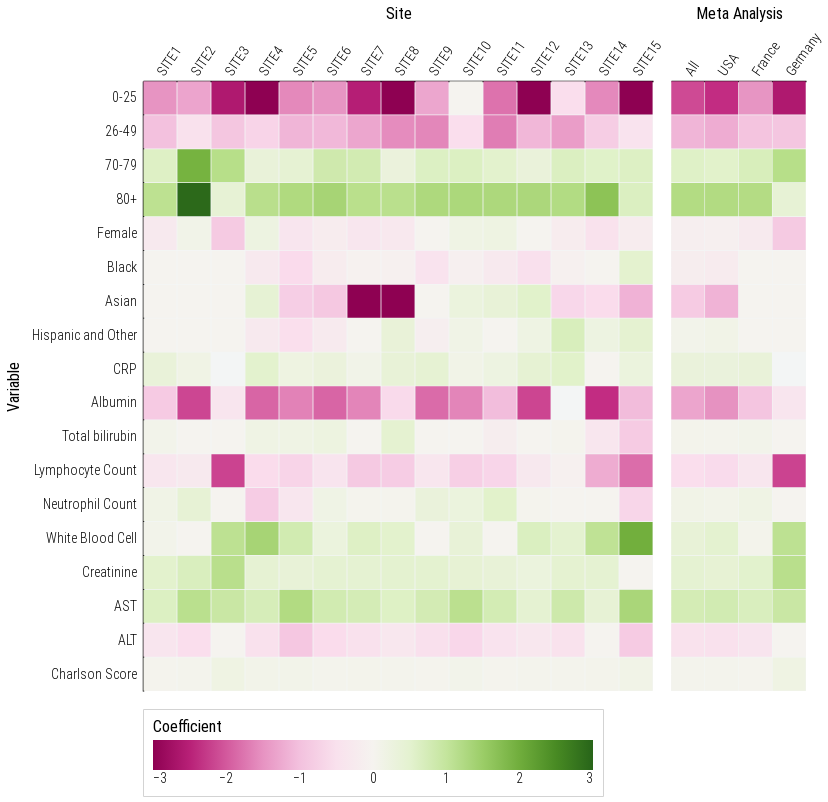

Here is the notebook cell this chart was saved with:
### Code cell
site_sort = ['SITE1', 'SITE2', 'SITE3', 'SITE4', 'SITE5', 'SITE6', 'SITE7', 'SITE8',  'SITE9',    'SITE10', 'SITE11', 'SITE12', 'SITE13','SITE14','SITE15', 'All', 'USA', 'France', 'Germany']
var_sort = [
    '0-25', '26-49', '70-79', '80+', 'Female', 'Black', 'Asian', 'Hispanic and Other', 'Albumin', 'ALT', 'AST', 'Creatinine', 'CRP', 'D-dimer', 'Lymphocyte Count', 'Neutrophil Count', 'Total bilirubin', 'White Blood Cell', 'Charlson Score'
]

def plot(df=None):
    d = df.copy()
    
    # Make sure not to draw black colors.
    d.beta = d.beta.apply(lambda x: 3 if x > 3 else -3 if x < -3 else x)
    
    plot = alt.Chart(
        d[d['meta'] == False]
    ).mark_square(
        opacity=1
    ).encode(
        y=alt.Y("variable:N", title='Variable', axis=alt.Axis(labelAngle=0, domain=True, orient='left'), scale=alt.Scale(), sort=unique_vars),
        x=alt.X("siteid:N", title='Site', axis=alt.Axis(labelAngle=-55, domain=True, orient='top', titleY=-60), scale=alt.Scale(), sort=site_sort),
        size=alt.value(1100),
        color=alt.Color("beta:Q", title='Coefficient', scale=alt.Scale(scheme='pinkyellowgreen', domain=[-3, 3]), legend=alt.Legend(direction='horizontal', gradientLength=440, gradientThickness=30)),
    ).properties(
        width=510,
        height=610
    )
    
    plot2 = alt.Chart(
        d[d['meta'] == True]
    ).mark_square(
        opacity=1
    ).encode(
        y=alt.Y("variable:N", title=None, axis=alt.Axis(labelAngle=0, domain=False, orient='left', labels=False), scale=alt.Scale(), sort=unique_vars),
        x=alt.X("siteid:N", title='Meta Analysis', axis=alt.Axis(labelAngle=-55, domain=True, orient='top', titleY=-60), scale=alt.Scale(), sort=site_sort),
        size=alt.value(1100),
        color=alt.Color("beta:Q", title='Coefficient', scale=alt.Scale(scheme='pinkyellowgreen', domain=[-3, 3]), legend=alt.Legend(direction='horizontal', gradientLength=440, gradientThickness=30)),
    ).properties(
        width=135,
        height=610
    )
    
    return (plot | plot2)

res = plot(df)

res = apply_theme(
    res,
    axis_y_title_font_size=16,
    title_anchor='start',
    legend_orient='bottom',
    legend_title_orient='top',
    axis_label_font_size=14,
    header_label_font_size=16,
    subtitle_font_size=18,
#     legend_stroke_color='white'
)

res
# save(res,join("..", "result", "R1-beta-matrix.png"), scalefactor=8.0)

### Figure 1 — Vega-Lite specification as saved in the notebook (floating-point values rounded to 4 significant figures; data arrays with more than 128 entries replaced by an {"elided": "..."} marker saying what was removed)
{"config": {"view": {"continuousWidth": 400, "continuousHeight": 300, "fill": "#F3F5F5", "strokeWidth": 0}, "axis": {"domainColor": "black", "domainWidth": 1.5, "labelFontSize": 14, "labelFontWeight": 300, "labelLimit": 1000, "tickColor": "white", "titleFontSize": 16, "titleFontWeight": 400, "titlePadding": 10}, "axisX": {"labelAngle": 0}, "axisY": {"domain": false, "titleFontSize": 16}, "concat": {"spacing": 0}, "font": "Roboto Condensed", "header": {"labelFontSize": 16, "labelOrient": "bottom", "titleFontSize": 16, "titleFontWeight": "bold"}, "legend": {"cornerRadius": 0, "direction": "horizontal", "fillColor": "white", "gradientLength": 50, "labelFontSize": 14, "labelFontWeight": 300, "orient": "bottom", "padding": 10, "strokeColor": "lightgray", "symbolStrokeWidth": 2, "titleFontSize": 16, "titleFontWeight": 400, "titleOrient": "top"}, "point": {"size": 70}, "title": {"align": "left", "anchor": "start", "dy": -10, "fontSize": 22, "fontWeight": 500, "subtitleFontSize": 18, "subtitlePadding": 5}}, "hconcat": [{"data": {"name": "data-5c11347980255fc0d9e3ef201347f215"}, "mark": {"type": "square", "opacity": 1}, "encoding": {"color": {"type": "quantitative", "field": "beta", "legend": {"direction": "horizontal", "gradientLength": 440, "gradientThickness": 30}, "scale": {"domain": [-3, 3], "scheme": "pinkyellowgreen"}, "title": "Coefficient"}, "size": {"value": 1100}, "x": {"type": "nominal", "axis": {"domain": true, "labelAngle": -55, "orient": "top", "titleY": -60}, "field": "siteid", "scale": {}, "sort": ["SITE1", "SITE2", "SITE3", "SITE4", "SITE5", "SITE6", "SITE7", "SITE8", "SITE9", "SITE10", "SITE11", "SITE12", "SITE13", "SITE14", "SITE15", "All", "USA", "France", "Germany"], "title": "Site"}, "y": {"type": "nominal", "axis": {"domain": true, "labelAngle": 0, "orient": "left"}, "field": "variable", "scale": {}, "sort": ["0-25", "26-49", "70-79", "80+", "Female", "Black", "Asian", "Hispanic and Other", "CRP", "Albumin", "Total bilirubin", "Lymphocyte Count", "Neutrophil Count", "White Blood Cell", "Creatinine", "AST", "ALT", "Charlson Score"], "title": "Variable"}}, "height": 610, "width": 510}, {"data": {"name": "data-5efbe955fbaee676a1edb5948eba8f60"}, "mark": {"type": "square", "opacity": 1}, "encoding": {"color": {"type": "quantitative", "field": "beta", "legend": {"direction": "horizontal", "gradientLength": 440, "gradientThickness": 30}, "scale": {"domain": [-3, 3], "scheme": "pinkyellowgreen"}, "title": "Coefficient"}, "size": {"value": 1100}, "x": {"type": "nominal", "axis": {"domain": true, "labelAngle": -55, "orient": "top", "titleY": -60}, "field": "siteid", "scale": {}, "sort": ["SITE1", "SITE2", "SITE3", "SITE4", "SITE5", "SITE6", "SITE7", "SITE8", "SITE9", "SITE10", "SITE11", "SITE12", "SITE13", "SITE14", "SITE15", "All", "USA", "France", "Germany"], "title": "Meta Analysis"}, "y": {"type": "nominal", "axis": {"domain": false, "labelAngle": 0, "labels": false, "orient": "left"}, "field": "variable", "scale": {}, "sort": ["0-25", "26-49", "70-79", "80+", "Female", "Black", "Asian", "Hispanic and Other", "CRP", "Albumin", "Total bilirubin", "Lymphocyte Count", "Neutrophil Count", "White Blood Cell", "Creatinine", "AST", "ALT", "Charlson Score"], "title": null}}, "height": 610, "width": 135}], "$schema": "https://vega.github.io/schema/vega-lite/v4.8.1.json", "datasets": {"data-5c11347980255fc0d9e3ef201347f215": {"elided": "268 records"}, "data-5efbe955fbaee676a1edb5948eba8f60": [{"siteid": "All", "variable": "0-25", "beta": -2.115, "meta": true}, {"siteid": "USA", "variable": "0-25", "beta": -2.352, "meta": true}, {"siteid": "France", "variable": "0-25", "beta": -1.478, "meta": true}, {"siteid": "Germany", "variable": "0-25", "beta": -2.604, "meta": true}, {"siteid": "All", "variable": "26-49", "beta": -1.176, "meta": true}, {"siteid": "USA", "variable": "26-49", "beta": -1.261, "meta": true}, {"siteid": "France", "variable": "26-49", "beta": -0.9616, "meta": true}, {"siteid": "Germany", "variable": "26-49", "beta": -0.9339, "meta": true}, {"siteid": "All", "variable": "70-79", "beta": 0.624, "meta": true}, {"siteid": "USA", "variable": "70-79", "beta": 0.5765, "meta": true}, {"siteid": "France", "variable": "70-79", "beta": 0.7312, "meta": true}, {"siteid": "Germany", "variable": "70-79", "beta": 1.183, "meta": true}, {"siteid": "All", "variable": "80+", "beta": 1.235, "meta": true}, {"siteid": "USA", "variable": "80+", "beta": 1.248, "meta": true}, {"siteid": "France", "variable": "80+", "beta": 1.228, "meta": true}, {"siteid": "Germany", "variable": "80+", "beta": 0.4262, "meta": true}, {"siteid": "All", "variable": "Female", "beta": -0.1485, "meta": true}, {"siteid": "USA", "variable": "Female", "beta": -0.09866, "meta": true}, {"siteid": "France", "variable": "Female", "beta": -0.2564, "meta": true}, {"siteid": "Germany", "variable": "Female", "beta": -0.8767, "meta": true}, {"siteid": "All", "variable": "Black", "beta": -0.1509, "meta": true}, {"siteid": "USA", "variable": "Black", "beta": -0.2102, "meta": true}, {"siteid": "France", "variable": "Black", "beta": 0.0, "meta": true}, {"siteid": "Germany", "variable": "Black", "beta": 0.0, "meta": true}, {"siteid": "All", "variable": "Asian", "beta": -0.8606, "meta": true}, {"siteid": "USA", "variable": "Asian", "beta": -1.199, "meta": true}, {"siteid": "France", "variable": "Asian", "beta": 0.0, "meta": true}, {"siteid": "Germany", "variable": "Asian", "beta": 0.0, "meta": true}, {"siteid": "All", "variable": "Hispanic and Other", "beta": 0.08749, "meta": true}, {"siteid": "USA", "variable": "Hispanic and Other", "beta": 0.1219, "meta": true}, {"siteid": "France", "variable": "Hispanic and Other", "beta": 0.0, "meta": true}, {"siteid": "Germany", "variable": "Hispanic and Other", "beta": 0.0, "meta": true}, {"siteid": "All", "variable": "CRP", "beta": 0.3245, "meta": true}, {"siteid": "USA", "variable": "CRP", "beta": 0.3152, "meta": true}, {"siteid": "France", "variable": "CRP", "beta": 0.349, "meta": true}, {"siteid": "All", "variable": "Albumin", "beta": -1.329, "meta": true}, {"siteid": "USA", "variable": "Albumin", "beta": -1.503, "meta": true}, {"siteid": "France", "variable": "Albumin", "beta": -0.9497, "meta": true}, {"siteid": "Germany", "variable": "Albumin", "beta": -0.3864, "meta": true}, {"siteid": "All", "variable": "Total bilirubin", "beta": 0.0593, "meta": true}, {"siteid": "USA", "variable": "Total bilirubin", "beta": 0.05367, "meta": true}, {"siteid": "France", "variable": "Total bilirubin", "beta": 0.07591, "meta": true}, {"siteid": "Germany", "variable": "Total bilirubin", "beta": 0.0, "meta": true}, {"siteid": "All", "variable": "Lymphocyte Count", "beta": -0.5726, "meta": true}, {"siteid": "USA", "variable": "Lymphocyte Count", "beta": -0.6344, "meta": true}, {"siteid": "France", "variable": "Lymphocyte Count", "beta": -0.3607, "meta": true}, {"siteid": "Germany", "variable": "Lymphocyte Count", "beta": -2.169, "meta": true}, {"siteid": "All", "variable": "Neutrophil Count", "beta": 0.1216, "meta": true}, {"siteid": "USA", "variable": "Neutrophil Count", "beta": 0.1042, "meta": true}, {"siteid": "France", "variable": "Neutrophil Count", "beta": 0.1713, "meta": true}, {"siteid": "Germany", "variable": "Neutrophil Count", "beta": 0.0, "meta": true}, {"siteid": "All", "variable": "White Blood Cell", "beta": 0.3845, "meta": true}, {"siteid": "USA", "variable": "White Blood Cell", "beta": 0.4955, "meta": true}, {"siteid": "France", "variable": "White Blood Cell", "beta": 0.07094, "meta": true}, {"siteid": "Germany", "variable": "White Blood Cell", "beta": 1.097, "meta": true}, {"siteid": "All", "variable": "Creatinine", "beta": 0.4714, "meta": true}, {"siteid": "USA", "variable": "Creatinine", "beta": 0.4309, "meta": true}, {"siteid": "France", "variable": "Creatinine", "beta": 0.5561, "meta": true}, {"siteid": "Germany", "variable": "Creatinine", "beta": 1.159, "meta": true}, {"siteid": "All", "variable": "AST", "beta": 0.7872, "meta": true}, {"siteid": "USA", "variable": "AST", "beta": 0.8165, "meta": true}, {"siteid": "France", "variable": "AST", "beta": 0.7056, "meta": true}, {"siteid": "Germany", "variable": "AST", "beta": 0.9362, "meta": true}, {"siteid": "All", "variable": "ALT", "beta": -0.4667, "meta": true}, {"siteid": "USA", "variable": "ALT", "beta": -0.4971, "meta": true}, {"siteid": "France", "variable": "ALT", "beta": -0.4015, "meta": true}, {"siteid": "Germany", "variable": "ALT", "beta": 0.0, "meta": true}, {"siteid": "All", "variable": "Charlson Score", "beta": 0.04991, "meta": true}, {"siteid": "USA", "variable": "Charlson Score", "beta": 0.05483, "meta": true}, {"siteid": "France", "variable": "Charlson Score", "beta": 0.03255, "meta": true}, {"siteid": "Germany", "variable": "Charlson Score", "beta": 0.1924, "meta": true}]}}
